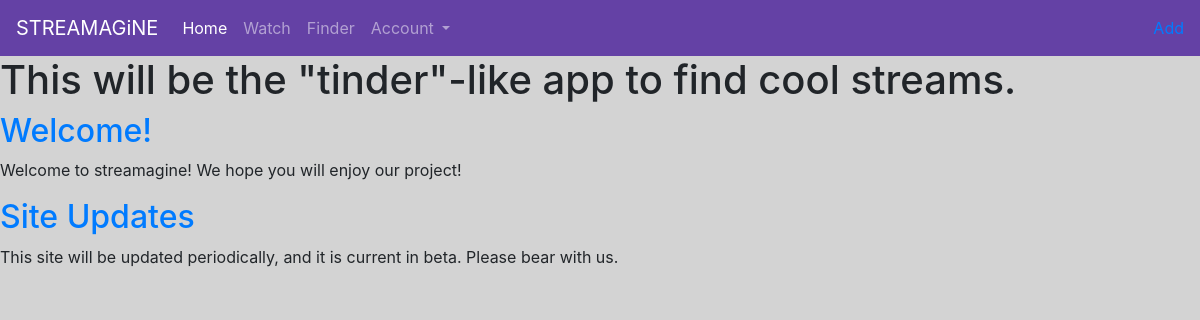
Before: /finder/ with the older database file.
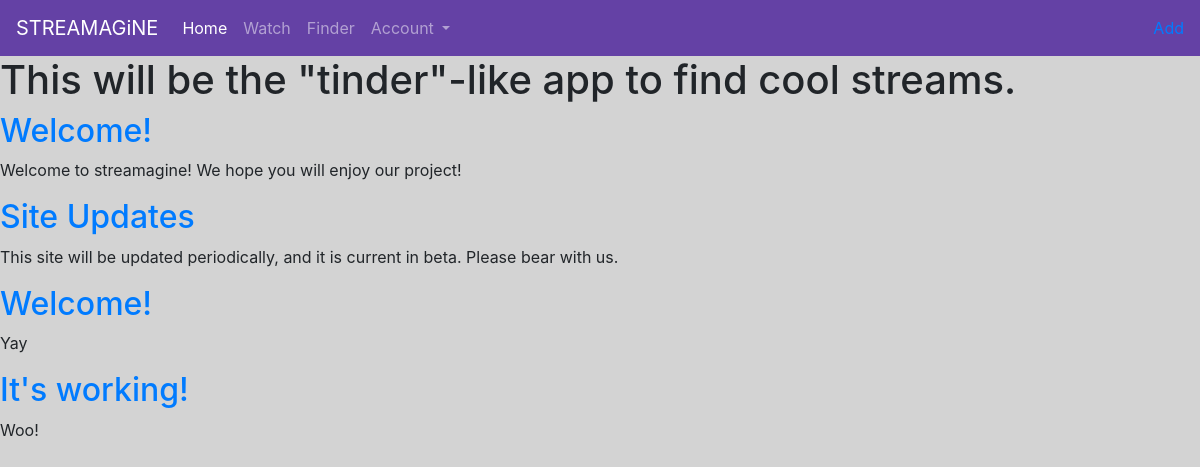
After: the same page with the newer database file.
### finder/models.py (models this page shows, shortened)
class Post(models.Model):
    title = models.CharField(max_length=200)
    author = models.ForeignKey('auth.User', on_delete=models.CASCADE,)
    body = models.TextField()

### finder/views.py (the view)
# urls.py: path('', FinderPageView.as_view(), name='home'),
class FinderPageView(ListView):
    model = Post
    template_name = 'finder.html'
    context_object_name = 'all_posts_list'

### templates/finder.html
{% extends 'base.html' %}
{% block nav %}
<a href="{% url 'finder:finder_add' %}">Add</a>
{% endblock %}
{% block body %}
    <h1>This will be the "tinder"-like app to find cool streams.</h1>
    {% for post in all_posts_list %}
        <div class="post-entry">
            <h2><a href="{% url 'finder:finder_detail' post.pk %}">{{ post.title }}</a></h2>
            <p>{{ post.body }}</p>
        </div>
    {% endfor %}
{% endblock body %}

Changed rows visible on the page:
added Post: title "Welcome!", body "Yay"
added Post: title "It's working!", body "Woo!"
